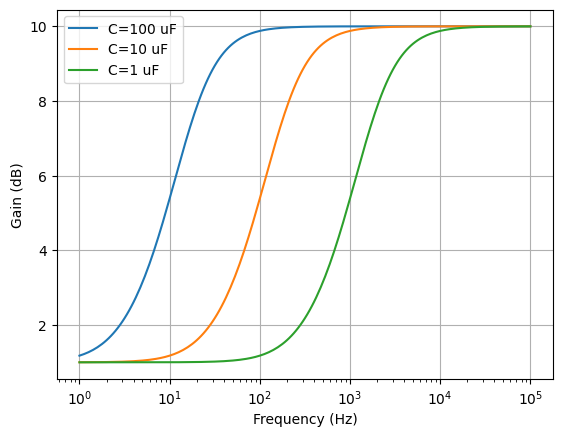

Write the Python code that produced this figure.
from lcapy import Circuit, f, oo
from numpy import logspace

a = Circuit('opamp-piezo-amplifier1.sch')

H = a.kill().transfer('Cs', 'Po')(f).limit('A', oo)

defs1 = {'R1':100, 'R2':900, 'Cs':1e-9, 'Rs':100e6, 'C':100e-6, 'Vn':2e-9, 'Inp':5e-15, 'Inn':5e-15}
defs2 = {'R1':100, 'R2':900, 'Cs':1e-9, 'Rs':100e6, 'C':10e-6, 'Vn':2e-9, 'Inp':5e-15, 'Inn':5e-15}
defs3 = {'R1':100, 'R2':900, 'Cs':1e-9, 'Rs':100e6, 'C':1e-6, 'Vn':2e-9, 'Inp':5e-15, 'Inn':5e-15}

H1 = H.subs(defs1)
H2 = H.subs(defs2)
H3 = H.subs(defs3)

vf = logspace(0, 5, 201)

ax = abs(H1).plot(vf, log_frequency=True, label='C=100 uF' )
ax = abs(H2).plot(vf, log_frequency=True, label='C=10 uF', axes=ax)
abs(H3).plot(vf, log_frequency=True, label='C=1 uF', ylabel='Gain (dB)', axes=ax)
ax.legend()

from matplotlib.pyplot import savefig
savefig(__file__.replace('.py', '.png'), bbox_inches='tight')
